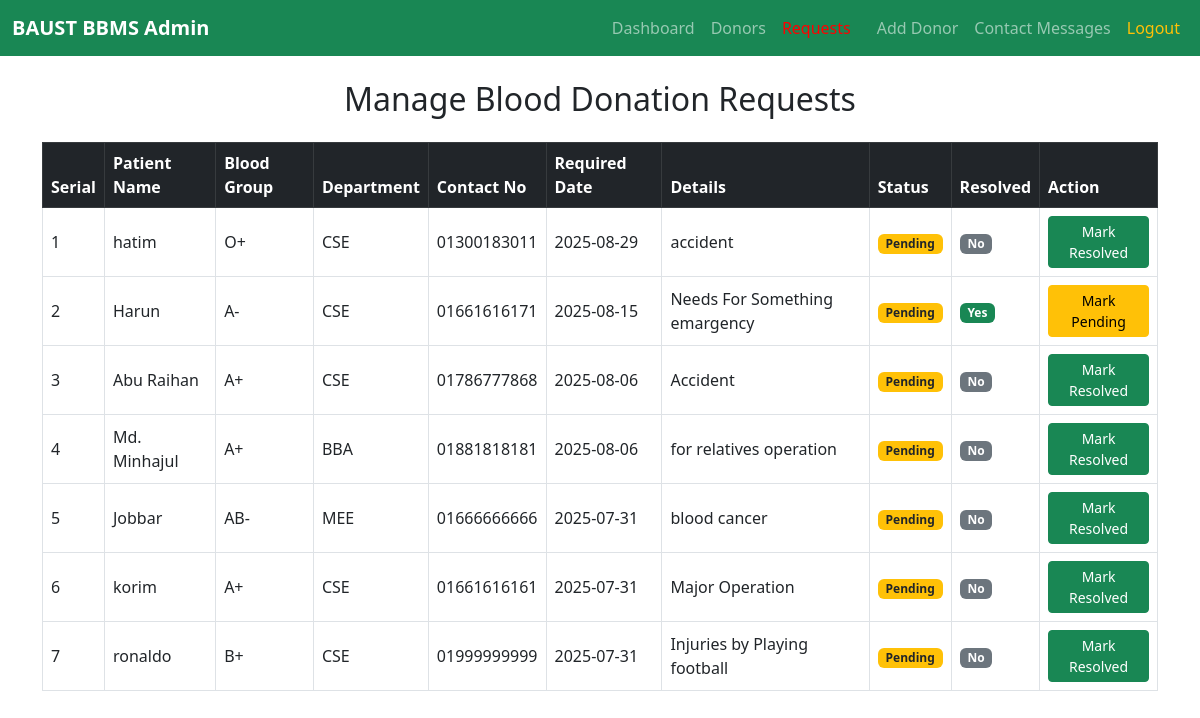
The app's page /manage-requests.php (signed in) with its own data.
### tables this page shows
CREATE TABLE `tblrequests` (
  `id` int(11) NOT NULL,
  `PatientName` varchar(100) NOT NULL,
  `BloodGroup` int(11) NOT NULL,
  `Department` int(11) NOT NULL,
  `RequiredDate` date NOT NULL,
  `Details` text NOT NULL,
  `ContactNo` varchar(20) NOT NULL,
  `RequestDate` datetime DEFAULT CURRENT_TIMESTAMP,
  `Status` enum('Pending','Approved','Rejected') DEFAULT 'Pending',
  `IsResolved` tinyint(1) DEFAULT '0',
  `UserId` int(11) NOT NULL
);

CREATE TABLE `tblbloodgroup` (
  `id` int(11) NOT NULL,
  `BloodGroup` varchar(10) NOT NULL,
  `PostingDate` datetime DEFAULT CURRENT_TIMESTAMP
);

CREATE TABLE `tblbaustdpts` (
  `id` int(11) NOT NULL,
  `Department` varchar(100) NOT NULL
);

### manage-requests.php (the view, shortened to what this page needs)
<?php
include('../includes/dbconnect.php');
$sql = "SELECT r.*, bg.BloodGroup AS BGName, dpt.Department AS DeptName
        FROM tblrequests r
        LEFT JOIN tblbloodgroup bg ON r.BloodGroup = bg.id
        LEFT JOIN tblbaustdpts dpt ON r.Department = dpt.id
        ORDER BY r.RequestDate DESC";
$result = mysqli_query($conn, $sql);
?>
<!DOCTYPE html>
<html lang="en">
<head>
  <link href="https://cdn.jsdelivr.net/npm/bootstrap@5.3.0/dist/css/bootstrap.min.css" rel="stylesheet">
</head>
<body>
<?php include 'admin-navbar.php'; ?>
<div class="container mt-4">
  <h2 class="mb-4 text-center">Manage Blood Donation Requests</h2>
  <?php if ($result && mysqli_num_rows($result) > 0): ?>
    <div class="table-responsive">
      <table class="table table-bordered table-hover align-middle">
        <thead class="table-dark">
          <tr>
            <th>Serial</th>
            <th>Patient Name</th>
            <th>Blood Group</th>
            <th>Department</th>
            <th>Contact No</th>
            <th>Required Date</th>
            <th>Details</th>
            <th>Status</th>
            <th>Resolved</th>
            <th>Action</th>
          </tr>
        </thead>
        <tbody>
          <?php $i = 1; while ($row = mysqli_fetch_assoc($result)) : ?>
            <tr>
              <td><?= $i++; ?></td>
              <td><?= htmlspecialchars($row['PatientName']); ?></td>
              <td><?= htmlspecialchars($row['BGName']); ?></td>
              <td><?= htmlspecialchars($row['DeptName']); ?></td>
              <td><?= htmlspecialchars($row['ContactNo']); ?></td>
              <td><?= htmlspecialchars($row['RequiredDate']); ?></td>
              <td><?= htmlspecialchars($row['Details']); ?></td>
              <td>
                <?php
                  if ($row['Status'] === 'Approved') {
                    $badgeClass = 'bg-success';
                } elseif ($row['Status'] === 'Rejected') {
                    $badgeClass = 'bg-danger';
                } else {
                    $badgeClass = 'bg-warning text-dark';
                }
                ?>
                <span class="badge <?= $badgeClass ?>"><?= $row['Status']; ?></span>
              </td>
              <td>
                <?php if ($row['IsResolved']) : ?>
                  <span class="badge bg-success">Yes</span>
                <?php else : ?>
                  <span class="badge bg-secondary">No</span>
                <?php endif; ?>
              </td>
              <td>
                <?php if ($row['IsResolved']) : ?>
                  <a href="?action=unresolve&id=<?= $row['id']; ?>" class="btn btn-sm btn-warning">Mark Pending</a>
                <?php else : ?>
                  <a href="?action=resolve&id=<?= $row['id']; ?>" class="btn btn-sm btn-success">Mark Resolved</a>
                <?php endif; ?>
              </td>
            </tr>
          <?php endwhile; ?>
        </tbody>
      </table>
    </div>
  <?php else: ?>
    <div class="alert alert-info text-center">No blood requests found.</div>
  <?php endif; ?>
</div>
</body>
</html>

### admin-navbar.php (shortened to what this page needs)
<nav class="navbar navbar-expand-lg navbar-dark bg-success mb-4">
  <div class="container-fluid">
    <a class="navbar-brand fw-bold" href="dashboard.php">BAUST BBMS Admin</a>
    <div class="collapse navbar-collapse" id="adminNavbar">
      <ul class="navbar-nav ms-auto">
        <li class="nav-item">
          <a class="nav-link" href="dashboard.php">Dashboard</a>
        </li>
        <li class="nav-item">
          <a class="nav-link" href="donor-list.php">Donors</a>
        </li>
        <li class="nav-item">
          <a class="nav-link" href="manage-requests.php" style="color:red; margin-right:10px;">Requests</a>
        </li>
        <li class="nav-item">
          <a class="nav-link" href="add-donor.php">Add Donor</a>
        </li>
        <li class="nav-item">
          <a class="nav-link" href="contact-messages.php">Contact Messages</a>
        </li>
        <li class="nav-item">
          <a class="nav-link text-warning" href="../index.php">Logout</a>
        </li>
      </ul>
    </div>
  </div>
</nav>

### records on screen
tblrequests: PatientName "hatim", BloodGroup.BloodGroup "O+", Department.Department "CSE", ContactNo "01300183011", RequiredDate "2025-08-29", Details "accident", Status "Pending", IsResolved "No"
tblrequests: PatientName "Harun", BloodGroup.BloodGroup "A-", Department.Department "CSE", ContactNo "01661616171", RequiredDate "2025-08-15", Details "Needs For Something emargency", Status "Pending", IsResolved "Yes"
tblrequests: PatientName "Abu Raihan", BloodGroup.BloodGroup "A+", Department.Department "CSE", ContactNo "01786777868", RequiredDate "2025-08-06", Details "Accident", Status "Pending", IsResolved "No"
tblrequests: PatientName "Md. Minhajul", BloodGroup.BloodGroup "A+", Department.Department "BBA", ContactNo "01881818181", RequiredDate "2025-08-06", Details "for relatives operation", Status "Pending", IsResolved "No"
tblrequests: PatientName "Jobbar", BloodGroup.BloodGroup "AB-", Department.Department "MEE", ContactNo "01666666666", RequiredDate "2025-07-31", Details "blood cancer", Status "Pending", IsResolved "No"
tblrequests: PatientName "korim", BloodGroup.BloodGroup "A+", Department.Department "CSE", ContactNo "01661616161", RequiredDate "2025-07-31", Details "Major Operation", Status "Pending", IsResolved "No"
tblrequests: PatientName "ronaldo", BloodGroup.BloodGroup "B+", Department.Department "CSE", ContactNo "01999999999", RequiredDate "2025-07-31", Details "Injuries by Playing football", Status "Pending", IsResolved "No"
